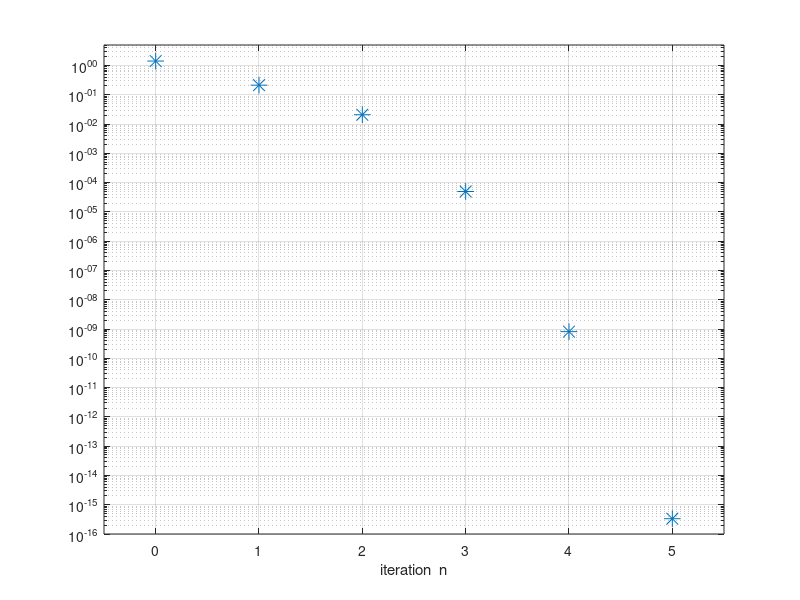

Recreate this plot in MATLAB.
% Newton's method to solve nonlinear system of 3 eqns in 3 unknowns

NN = 5;       % this many iterations gives residual norm of size eps
x = [1 1 1]'; % initial iterate

estimates(:,1) = x;
for n = 1:NN+1
  f = [x'*x - 4,    sin(2*pi*x(2)) - x(3),    x(1) - x(2)^2]';
  residual_norms(n) = norm(f);
  if n == NN+1,  break,  end;
  J = [  2*x(1),                2*x(2),         2*x(3); 
              0,   2*pi*cos(2*pi*x(2)),             -1;
              1,               -2*x(2),              0];
  s = J \ (-f);
  x = x + s;
  estimates(:,n+1) = x;
end

% show numbers
format short,    estimates
format short e,  residual_norms

% plot residual norms
semilogy(0:NN,residual_norms,'*','markersize',12)
axis([-0.5 NN+0.5 1.0e-16 5.0]),  grid on
xlabel('iteration  n')
